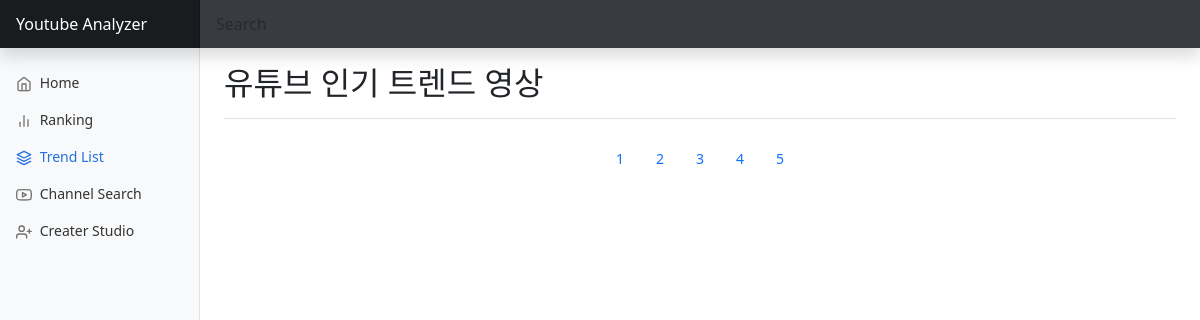
/showData/20230510/블로그/, run on an earlier commit of the app's database.
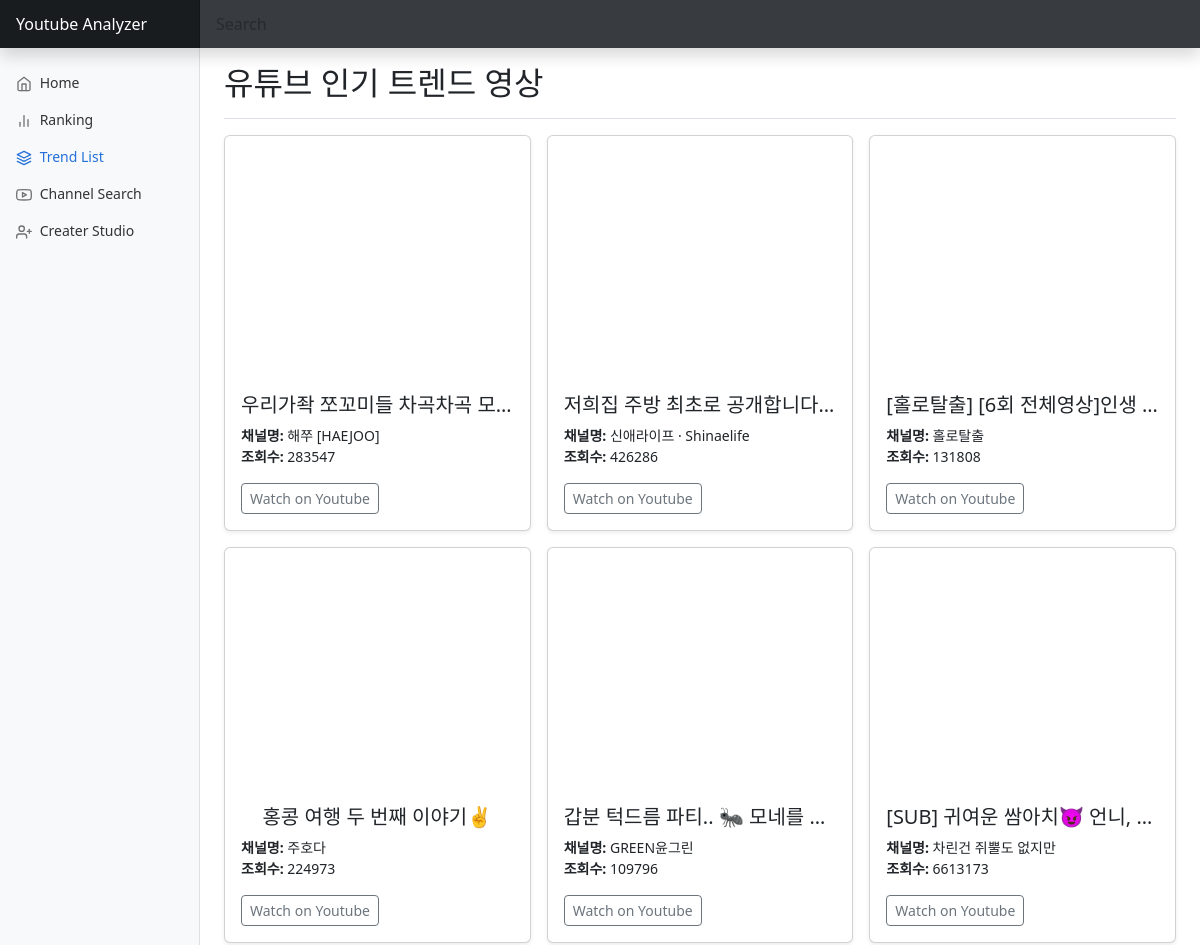
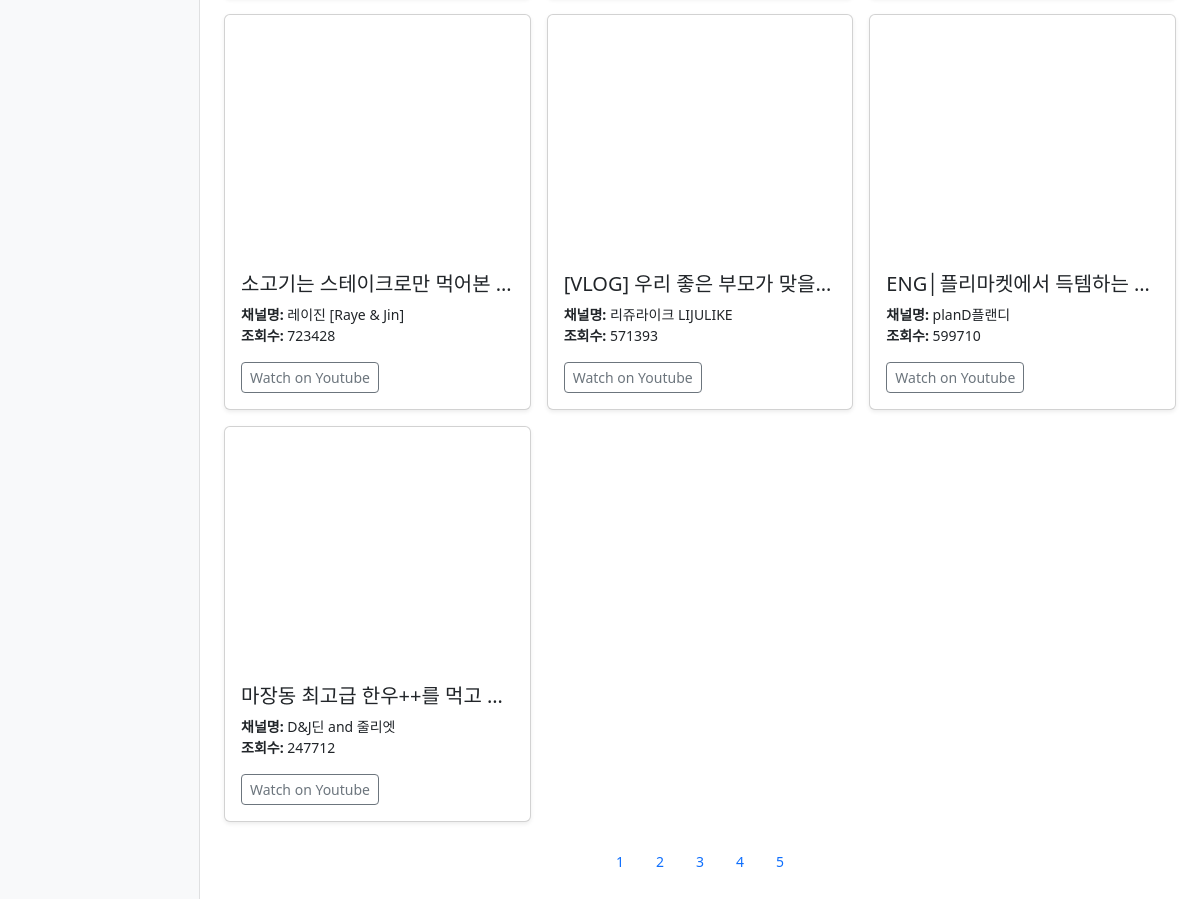
And on a later commit of the database (2 pictures, top to bottom).
### webapp/models.py (models this page shows)
class TrendList(models.Model):
    LoadDate = models.CharField(null=True, default='', max_length=100)
    title = models.CharField(max_length=100)
    channel_title = models.CharField(null=True, default='', max_length=100)
    views = models.BigIntegerField(null=True, default=0)
    video_id = models.CharField(max_length=100)
    category_name = models.CharField(null=True, default='', max_length=100)
    url = models.CharField(max_length=200)

### webapp/views.py (the view)
# urls.py: path('showData/<int:param1>/<str:param2>/',
def showData(request, param1, param2):
    videoList = TrendList.objects.filter(LoadDate=param1, category_name=param2)
    dayList = TrendList.objects.values('LoadDate').distinct()
    return render(request, 'trendList/showTrendList.html', context={'tl': videoList, 'dl': dayList, 'day': param1, 'category': param2})

### webapp/templates/trendList/showTrendList.html (shortened to what the changed rows need)
<!DOCTYPE html>
{% load i18n %}
{%load static %}
{% load account socialaccount %}
{% get_providers as socialaccount_providers %}
{% block content %}
<html lang="en">
  <head>
    <link
      href="https://cdn.jsdelivr.net/npm/bootstrap@5.3.0-alpha2/dist/css/bootstrap.min.css"
      rel="stylesheet"
    />
    <link href="{% static 'css/dashboard.css' %}" rel="stylesheet" />
  </head>
  <body>
      <div class="container-fluid">
        <div class="row">
          <main class="col-md-9 ms-sm-auto col-lg-10 px-md-4">
            <div class="d-flex justify-content-between flex-wrap flex-md-nowrap align-items-center pt-3 pb-2 mb-3 border-bottom">
              <h2>유튜브 인기 트렌드 영상</h2>
            </div>
            <div class="row row-cols-1 row-cols-sm-2 row-cols-md-3 g-3">
              {%for item in tl%}
                <div class="col">
                  <div class="card shadow-sm">
                    <iframe class="bd-placeholder-img card-img-top" width="100%" height="225" src="https://www.youtube.com/embed/{{item.video_id}}"></iframe>
                    <div class="card-body">
                      <p class="card-text">
                        <h5 class="channel-title" align="center">{{ item.title }}</h5>
                        <strong>채널명:</strong> {{ item.channel_title }}<br>
                        <strong>조회수:</strong> {{ item.views }}<br>
                      </p>
                      <div class="d-flex justify-content-between align-items-center">
                        <button type="button" class="btn btn-sm btn-outline-secondary" onclick="location.href='https://www.youtube.com/watch?v={{item.video_id}}'">Watch on Youtube</button>
                      </div>
                    </div>
                  </div>
                </div>
              {%endfor%}
            </div>
            <br>
            <br>
          </main>
        </div>
      </div>
  </body>
</html>
{% endblock content %}

What changed in the data, as far as the page shows it:
now on this page (row edited): TrendList: title "우리가좍 쪼꼬미들 차곡차곡 모…", channel_title "해쭈 [HAEJOO]", views "283547"
now on this page (row edited): TrendList: title "저희집 주방 최초로 공개합니다…", channel_title "신애라이프 · Shinaelife", views "426286"
now on this page (row edited): TrendList: title "[홀로탈출] [6회 전체영상]인생…", channel_title "홀로탈출", views "131808"
now on this page (row edited): TrendList: title "홍콩 여행 두 번째 이야기✌️", channel_title "주호다", views "224973"
now on this page (row edited): TrendList: title "갑분 턱드름 파티.. 🐜 모네를…", channel_title "GREEN윤그린", views "109796"
now on this page (row edited): TrendList: title "[SUB] 귀여운 쌈아치😈 언니,…", channel_title "차린건 쥐뿔도 없지만", views "6613173"
now on this page (row edited): TrendList: title "소고기는 스테이크로만 먹어본…", channel_title "레이진 [Raye & Jin]", views "723428"
now on this page (row edited): TrendList: title "[VLOG] 우리 좋은 부모가 맞을…", channel_title "리쥬라이크 LIJULIKE", views "571393"
now on this page (row edited): TrendList: title "ENG│플리마켓에서 득템하는…", channel_title "planD플랜디", views "599710"
now on this page (row edited): TrendList: title "마장동 최고급 한우++를 먹고…", channel_title "D&J딘 and 줄리엣", views "247712"
